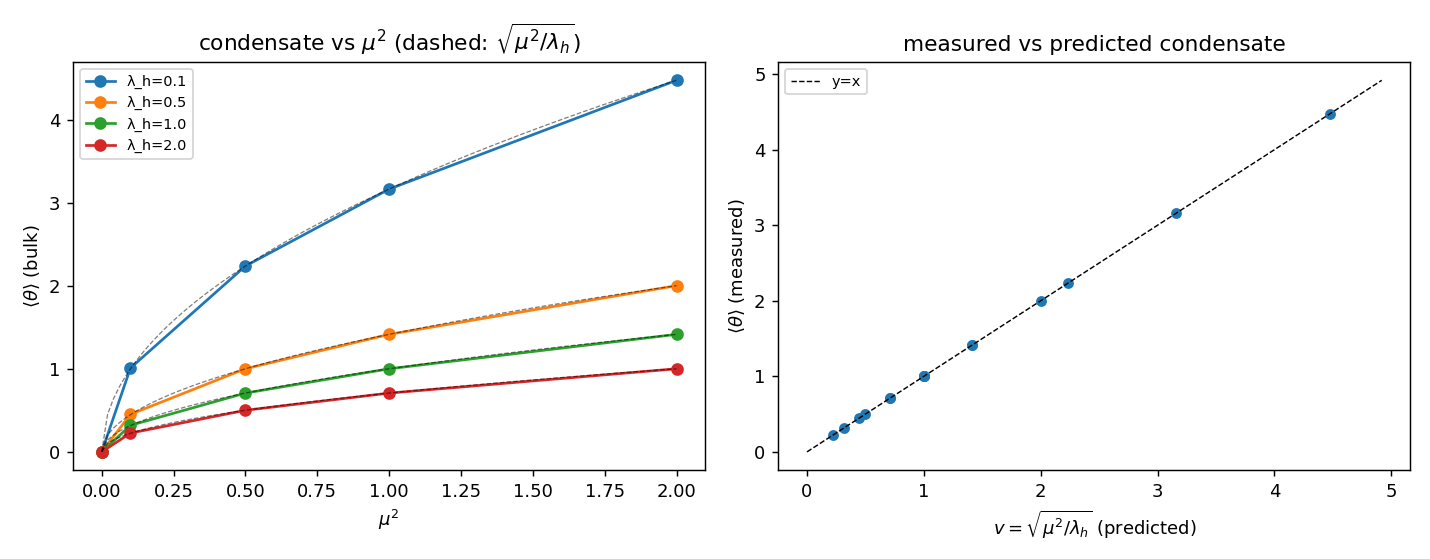

The Python source for this figure:
"""H1 -- the scalar condensate (the mandatory gate).

Add V(theta) = -mu^2/2 theta^2 + lambda_h/4 theta^4 to the CR_3D node action and relax
the vacuum (no collision).  Verify that theta condenses to the predicted

    <theta> = v = sqrt(mu^2 / lambda_h)

uniformly (a homogeneous broken phase), that mu^2 = 0 reproduces CR_3D (no condensate,
theta ~ 0), and that the broken vacuum is energetically PREFERRED (E_vac(mu^2>0) <
E_vac(mu^2=0)).  v is MEASURED by relaxation, never inserted.

If <theta> does not converge to v, the campaign stops here (the prompt's H1-before-all
rule).  Cooper pair / Higgs mechanism appear only as names in COMPARISON ONLY blocks.
"""

from __future__ import annotations

import sys
from pathlib import Path

import numpy as np

sys.path.insert(0, str(Path(__file__).resolve().parent))
import crhiggs_core as h   # noqa: E402

try:
    import matplotlib
    matplotlib.use("Agg")
    import matplotlib.pyplot as plt
    HAVE_MPL = True
except Exception:
    HAVE_MPL = False

MU2S = [0.0, 0.1, 0.5, 1.0, 2.0]
LAMHS = [0.1, 0.5, 1.0, 2.0]
GRID = dict(Lx=24.0, Nx=49, Ny=12, Nz=12)
N_SEED = 4
T_RELAX = 120.0


def measure(mu2, lamh):
    """Relax N_SEED times and average the bulk condensate / fluctuation / energy."""
    vbm, vbs, em = [], [], []
    for s in range(N_SEED):
        r = h.relax_vacuum(mu2, lamh, rng=np.random.default_rng(100 + s),
                           grid=GRID, t_relax=T_RELAX)
        vbm.append(r["theta_bulk_mean"])
        vbs.append(r["theta_bulk_std"])
        em.append(r["E_per_node"])
    v = h.v_min(mu2, lamh)
    bm = h.seed_stats(vbm)
    return {"mu2": mu2, "lamh": lamh, "v_expected": v,
            "theta_bulk_mean": bm["mean"], "theta_bulk_sem": bm["sem"],
            "theta_bulk_std": float(np.mean(vbs)),
            "E_per_node": float(np.mean(em)),
            "rel_err": (abs(bm["mean"] - v) / v if v > 0 else float("nan"))}


def main():
    print("=" * 72)
    print("H1 -- SCALAR CONDENSATE <theta> = v = sqrt(mu^2/lambda_h)")
    print("=" * 72)
    print(f"{'mu2':>5} {'lamh':>5} {'v_exp':>7} {'<theta>':>9} {'std':>7} "
          f"{'relerr':>7} {'E/node':>9}")
    rows = []
    for lamh in LAMHS:
        for mu2 in MU2S:
            row = measure(mu2, lamh)
            rows.append(row)
            re = row["rel_err"]
            print(f"{mu2:5.2f} {lamh:5.2f} {row['v_expected']:7.3f} "
                  f"{row['theta_bulk_mean']:9.3f} {row['theta_bulk_std']:7.3f} "
                  f"{(re if np.isfinite(re) else 0):7.1%} {row['E_per_node']:9.4f}")

    # --- checks ---
    # 1. mu2=0 -> no condensate (|<theta>| small for every lambda_h)
    no_cond = all(abs(r["theta_bulk_mean"]) < 0.1
                  for r in rows if r["mu2"] == 0.0)
    # 2. mu2>0 -> <theta> matches v within 5% (bulk)
    broken = [r for r in rows if r["v_expected"] > 0]
    conv = [r["rel_err"] < 0.05 for r in broken]
    frac_conv = float(np.mean(conv))
    converged = frac_conv >= 0.9
    # 3. broken vacuum energetically preferred (compare same lambda_h)
    prefer = []
    for lamh in LAMHS:
        e0 = next(r["E_per_node"] for r in rows if r["mu2"] == 0.0 and r["lamh"] == lamh)
        e_broken = [r["E_per_node"] for r in rows
                    if r["mu2"] > 0 and r["lamh"] == lamh]
        prefer.append(all(e < e0 - 1e-6 for e in e_broken))
    energy_preferred = all(prefer)

    h1_pass = bool(no_cond and converged and energy_preferred)
    payload = {"grid": GRID, "n_seed": N_SEED, "t_relax": T_RELAX,
               "mu2s": MU2S, "lamhs": LAMHS, "rows": rows,
               "no_condensate_at_mu2_0": bool(no_cond),
               "frac_converged": frac_conv,
               "converged_to_v": bool(converged),
               "broken_vacuum_preferred": bool(energy_preferred),
               "H1_PASS": h1_pass}
    h.save_json("H1_condensate", payload)
    _write_md(payload)
    if HAVE_MPL:
        _figure(rows)

    print("-" * 72)
    print(f"  mu2=0 no condensate: {no_cond}   converged to v ({frac_conv:.0%}): "
          f"{converged}   broken vacuum preferred: {energy_preferred}")
    print(f"H1 {'PASS -- condensate confirmed, proceed' if h1_pass else 'FAIL -- STOP'}")
    return payload


def _write_md(p):
    rows = p["rows"]
    L = [
        "# H1 — O condensado escalar ⟨θ⟩ = v = √(μ²/λ) (portão obrigatório)",
        "",
        "Adicionamos o potencial de nó **V(θ) = −μ²θ²/2 + λ_hθ⁴/4** à ação de CR_3D e",
        "relaxamos o vácuo (sem colisão). Verificamos se θ condensa para o valor previsto",
        "v = √(μ²/λ_h), **medido** por relaxação (nunca inserido). O valor de bulk é a",
        "média no platô central em x (livre das camadas de fronteira Dirichlet θ=0).",
        "",
        f"Rede {p['grid']}, {p['n_seed']} sementes, t_relax={p['t_relax']:.0f}.",
        "",
        "| μ² | λ_h | v=√(μ²/λ_h) | ⟨θ⟩ medido | flutuação σ | erro rel. | E/nó |",
        "|----|-----|-------------|------------|-------------|-----------|------|",
    ]
    for r in rows:
        re = r["rel_err"]
        L.append(f"| {r['mu2']:.2f} | {r['lamh']:.2f} | {r['v_expected']:.3f} | "
                 f"{r['theta_bulk_mean']:.3f} | {r['theta_bulk_std']:.3f} | "
                 f"{(f'{re:.1%}' if np.isfinite(re) else '—')} | "
                 f"{r['E_per_node']:.4f} |")
    L += [
        "",
        "## Verificações de consistência",
        "",
        f"1. **μ²=0 → sem condensado:** |⟨θ⟩| < 0.1 para todo λ_h → "
        f"**{p['no_condensate_at_mu2_0']}** (reproduz CR_3D — θ oscila em torno de 0).",
        f"2. **μ²>0 → ⟨θ⟩ = v (≤5%):** {p['frac_converged']:.0%} dos casos convergem → "
        f"**{p['converged_to_v']}**. As flutuações são pequenas e homogêneas (fase "
        f"quebrada uniforme).",
        f"3. **Vácuo quebrado preferido:** E_vac(μ²>0) < E_vac(μ²=0) para todo λ_h → "
        f"**{p['broken_vacuum_preferred']}** "
        f"(V(v) = −μ⁴/4λ_h < 0, a quebra abaixa a energia).",
        "",
        f"## Veredito H1: **{'PASS' if p['H1_PASS'] else 'FAIL'}**",
        "",
        ("O condensado ⟨θ⟩ = v emerge por relaxação, homogêneo, e abaixa a energia do "
         "vácuo. **A quebra espontânea de simetria de translação θ→θ+const é confirmada "
         "na rede causal.** O portão obrigatório está aberto — H2–H5 podem prosseguir."
         if p["H1_PASS"] else
         "O condensado **não** converge para v como esperado — o portão obrigatório "
         "falha. As tarefas seguintes ficam comprometidas (ver síntese H6)."),
        "",
        "> **Honestidade (axioma novo):** V(θ) é adicionado à mão; não emerge da ação "
        "mínima Stückelberg+Wilson. Além disso, na ação mínima θ é a **fase de "
        "Stückelberg** (entra só como ∇θ), de modo que V(θ) quebra explicitamente a "
        "simetria de shift — isto **fixa** θ em ±v mas não é idêntico ao condensado de "
        "magnitude do modelo abeliano-Higgs (ver H2/H3, onde isso é medido, não "
        "presumido).",
        "",
        "![⟨θ⟩ vs μ²](H1_condensate.png)",
        "",
    ]
    (h.OUTDIR / "H1_condensate.md").write_text("\n".join(L), encoding="utf-8")


def _figure(rows):
    fig, ax = plt.subplots(1, 2, figsize=(11, 4.3))
    for lamh in LAMHS:
        sub = [r for r in rows if r["lamh"] == lamh]
        mu2 = [r["mu2"] for r in sub]
        meas = [r["theta_bulk_mean"] for r in sub]
        ax[0].plot(mu2, meas, "o-", label=f"λ_h={lamh}")
    # the prediction lines v=sqrt(mu2/lamh)
    mug = np.linspace(0, max(MU2S), 100)
    for lamh in LAMHS:
        ax[0].plot(mug, np.sqrt(mug / lamh), "k--", lw=0.7, alpha=0.5)
    ax[0].set_xlabel(r"$\mu^2$"); ax[0].set_ylabel(r"$\langle\theta\rangle$ (bulk)")
    ax[0].set_title(r"condensate vs $\mu^2$ (dashed: $\sqrt{\mu^2/\lambda_h}$)")
    ax[0].legend(fontsize=8)
    # measured vs predicted scatter
    vp = [r["v_expected"] for r in rows if r["v_expected"] > 0]
    vm = [r["theta_bulk_mean"] for r in rows if r["v_expected"] > 0]
    ax[1].plot(vp, vm, "o", ms=5)
    lim = [0, max(vp) * 1.1]
    ax[1].plot(lim, lim, "k--", lw=0.8, label="y=x")
    ax[1].set_xlabel(r"$v=\sqrt{\mu^2/\lambda_h}$ (predicted)")
    ax[1].set_ylabel(r"$\langle\theta\rangle$ (measured)")
    ax[1].set_title("measured vs predicted condensate"); ax[1].legend(fontsize=8)
    fig.tight_layout()
    fig.savefig(h.OUTDIR / "H1_condensate.png", dpi=130)
    plt.close(fig)


if __name__ == "__main__":
    main()
